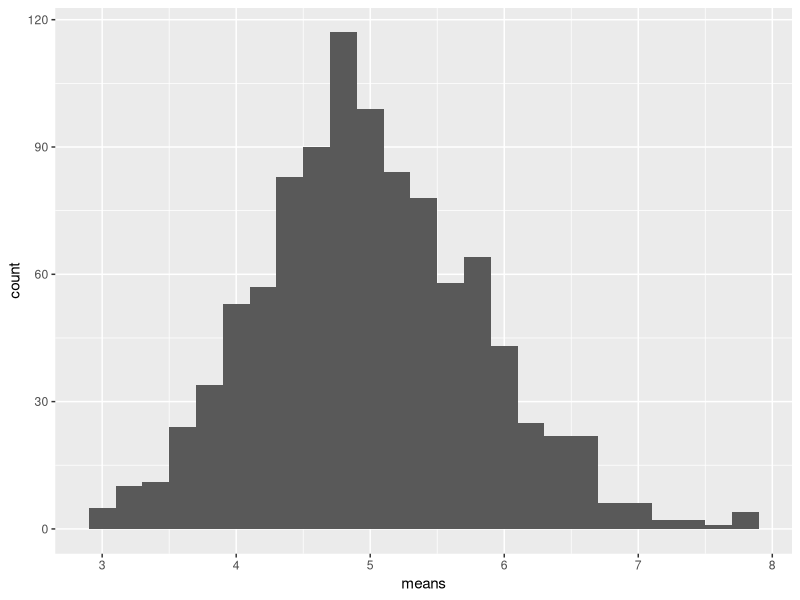
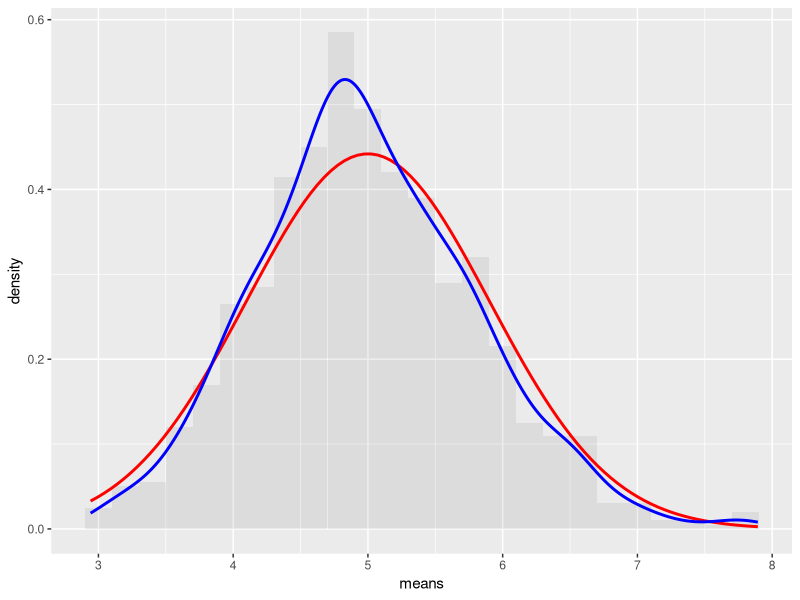

The R source for these figures, in order:
## ---- chunk 1
knitr::opts_chunk$set(echo = TRUE)
## ---- chunk 2
library(ggplot2)

# Set constants provided in the assignment instruction
lambda <- 0.2
number_of_exponetials <- 40
number_of_simulations <- 1000

set.seed(0)

# Run the simulation and calculate the means
exponential_matrix = matrix(data=rexp(number_of_exponetials * number_of_simulations, lambda), nrow=number_of_simulations)
exponential_means = data.frame(means=apply(exponential_matrix, 1, mean))

# plot the means for comparison with the Central Limit Theorem 
ggplot(data = exponential_means, aes(x = means)) + geom_histogram(binwidth=0.2)
## ---- chunk 3
theoretical_mean <- 1/lambda
theoretical_mean
## ---- chunk 4
sample_mean <- mean(exponential_means$means)
sample_mean
## ---- chunk 5
theoretical_variance <- (1/lambda/sqrt(number_of_exponetials))^2
theoretical_variance
## ---- chunk 6
theoretical_variance <- sd(exponential_means$means)
theoretical_variance
## ---- chunk 7
ggplot(data = exponential_means, aes(x = means)) + 
  geom_histogram(aes(y=..density..), alpha=0.1, binwidth=0.2) + 
  stat_function(fun = dnorm, args = list(mean = theoretical_mean, sd = sqrt(theoretical_variance)), colour = "red", size=1) + 
  geom_density(colour="blue", size=1)
